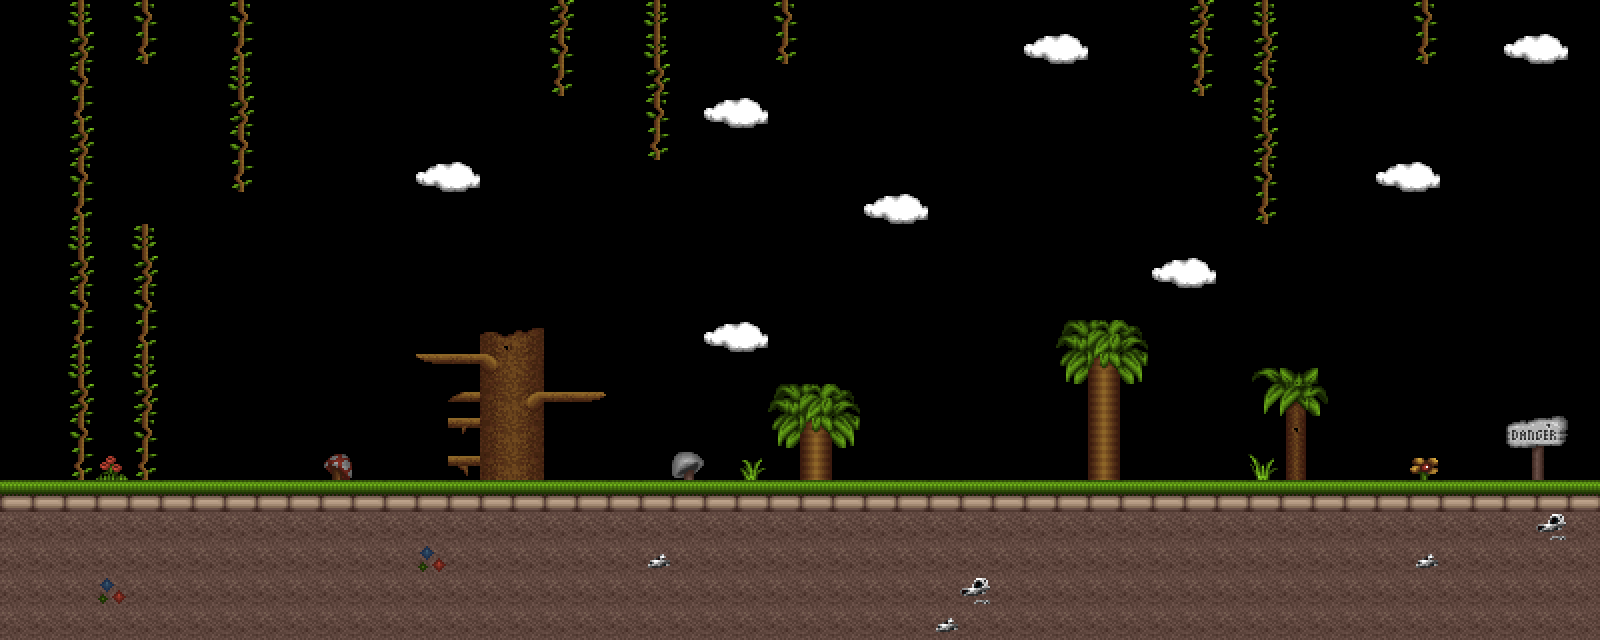

Below is a game level as drawn by its tile map, then a one-line description and the .tmx file that defines it, in full:
An orthogonal 50x20 tile map with 32x32 px tiles, 1 tile layer (blocks), 1 hidden layer not drawn and 1 object (character).

<map version="1.0" orientation="orthogonal" width="50" height="20" tilewidth="32" tileheight="32">
 <properties>
  <property name="BG1" value="textures/backgrounds/clouds.png" />
  <property name="BG1-depth" value="1.0" />
  <property name="BG2" value="textures/backgrounds/hills.png" />
  <property name="BG2-depth" value="0.5" />
  <property name="BG3" value="textures/trans.png" />
  <property name="BG3-depth" value="0.0" />
  <property name="BG4" value="textures/trans.png" />
  <property name="BG4-depth" value="0.0" />
  <property name="Has background" value="true" />
 </properties>
 <tileset firstgid="1" name="jungle1" tilewidth="32" tileheight="32" spacing="2" margin="2">
  <image source="levels/jungle1.png" width="614" height="376" />
 </tileset>
 <layer name="blocks" width="50" height="20">
  <data encoding="csv">
20,20,18,20,54,20,20,54,20,20,20,20,20,20,20,20,20,36,20,20,18,20,20,20,54,20,20,20,20,20,20,20,20,20,20,20,20,36,20,18,20,20,20,20,54,20,20,20,20,20,
20,20,36,20,72,20,20,72,20,20,20,20,20,20,20,20,20,54,20,20,18,20,20,20,72,20,20,20,20,20,20,20,141,142,20,20,20,54,20,36,20,20,20,20,72,20,20,141,142,20,
20,20,54,20,20,20,20,18,20,20,20,20,20,20,20,20,20,72,20,20,36,20,20,20,20,20,20,20,20,20,20,20,20,20,20,20,20,72,20,54,20,20,20,20,20,20,20,20,20,20,
20,20,72,20,20,20,20,36,20,20,20,20,20,20,20,20,20,20,20,20,54,20,141,142,20,20,20,20,20,20,20,20,20,20,20,20,20,20,20,18,20,20,20,20,20,20,20,20,20,20,
20,20,36,20,20,20,20,54,20,20,20,20,20,20,20,20,20,20,20,20,72,20,20,20,20,20,20,20,20,20,20,20,20,20,20,20,20,20,20,36,20,20,20,20,20,20,20,20,20,20,
20,20,54,20,20,20,20,72,20,20,20,20,20,141,142,20,20,20,20,20,20,20,20,20,20,20,20,20,20,20,20,20,20,20,20,20,20,20,20,54,20,20,20,141,142,20,20,20,20,20,
20,20,72,20,20,20,20,20,20,20,20,20,20,20,20,20,20,20,20,20,20,20,20,20,20,20,20,141,142,20,20,20,20,20,20,20,20,20,20,72,20,20,20,20,20,20,20,20,20,20,
20,20,18,20,18,20,20,20,20,20,20,20,20,20,20,20,20,20,20,20,20,20,20,20,20,20,20,20,20,20,20,20,20,20,20,20,20,20,20,20,20,20,20,20,20,20,20,20,20,20,
20,20,36,20,36,20,20,20,20,20,20,20,20,20,20,20,20,20,20,20,20,20,20,20,20,20,20,20,20,20,20,20,20,20,20,20,141,142,20,20,20,20,20,20,20,20,20,20,20,20,
20,20,54,20,54,20,20,20,20,20,20,20,20,20,20,20,20,20,20,20,20,20,20,20,20,20,20,20,20,20,20,20,20,20,20,20,20,20,20,20,20,20,20,20,20,20,20,20,20,20,
20,20,72,20,72,20,20,20,20,20,20,20,20,109,110,111,112,113,114,20,20,20,141,142,20,20,20,20,20,20,20,20,20,25,26,27,20,20,20,20,20,20,20,20,20,20,20,20,20,20,
20,20,18,20,18,20,20,20,20,20,20,20,20,127,128,129,130,20,20,20,20,20,20,20,20,20,20,20,20,20,20,20,20,43,44,45,20,20,20,28,29,30,20,20,20,20,20,20,20,20,
20,20,36,20,36,20,20,20,20,20,20,20,20,145,146,147,148,149,150,20,20,20,20,20,25,26,27,20,20,20,20,20,20,20,62,20,20,20,20,46,47,48,20,20,20,20,20,20,20,20,
20,20,54,20,54,20,20,20,20,20,20,20,20,163,164,165,166,20,20,20,20,20,20,20,43,44,45,20,20,20,20,20,20,20,62,20,20,20,20,20,65,20,20,20,20,20,20,137,138,20,
20,20,72,105,72,20,20,20,20,20,50,20,20,181,182,183,184,185,186,20,20,52,20,49,61,62,23,24,24,24,20,20,20,20,80,20,20,20,20,64,83,20,20,20,53,20,20,191,192,20,
5,5,5,5,5,5,5,5,5,5,5,5,5,5,5,5,5,5,5,5,5,5,5,5,5,5,5,5,5,5,5,5,5,5,5,5,5,5,5,5,5,5,5,5,5,5,5,5,5,5,
37,37,37,37,37,37,37,37,37,37,37,37,37,37,37,37,37,37,37,37,37,37,37,37,37,37,37,37,37,37,37,37,37,37,37,37,37,37,37,37,37,37,37,37,37,37,37,37,38,37,
37,37,37,37,37,37,37,37,37,37,37,37,37,19,37,37,37,37,37,37,39,37,37,37,37,37,37,37,37,37,37,37,37,37,37,37,37,37,37,37,37,37,37,37,39,37,37,37,37,37,
37,37,37,19,37,37,37,37,37,37,37,37,37,37,37,37,37,37,37,37,37,37,37,37,37,37,37,37,37,37,38,37,37,37,37,37,37,37,37,37,37,37,37,37,37,37,37,37,37,37,
37,37,37,37,37,37,37,37,37,37,37,37,37,37,37,37,37,37,37,37,37,37,37,37,37,37,37,37,37,39,37,37,37,37,37,37,37,37,37,37,37,37,37,37,37,37,37,37,37,37
</data>
 </layer>
 <layer name="collision" width="50" height="20" visible="0">
  <data encoding="csv">
0,0,0,0,0,0,0,0,0,0,0,0,0,0,0,0,0,0,0,0,0,0,0,0,0,0,0,0,0,0,0,0,0,0,0,0,0,0,0,0,0,0,0,0,0,0,0,0,0,0,
0,0,0,0,0,0,0,0,0,0,0,0,0,0,0,0,0,0,0,0,0,0,0,0,0,0,0,0,0,0,0,0,0,0,0,0,0,0,0,0,0,0,0,0,0,0,0,0,0,0,
0,0,0,0,0,0,0,0,0,0,0,0,0,0,0,0,0,0,0,0,0,0,0,0,0,0,0,0,0,0,0,0,0,0,0,0,0,0,0,0,0,0,0,0,0,0,0,0,0,0,
152,152,152,152,152,152,152,152,152,152,152,152,152,152,152,152,152,152,152,152,152,152,152,152,152,152,152,0,0,0,0,0,152,152,152,152,152,152,152,152,152,152,152,152,152,152,152,152,152,152,
0,0,0,0,0,0,0,0,0,0,0,0,0,0,0,0,0,0,0,0,0,0,0,0,0,0,0,0,0,0,0,0,0,0,0,0,0,0,0,0,0,0,0,0,0,0,0,0,0,0,
0,0,0,0,0,0,0,0,0,0,0,0,0,0,0,0,0,0,0,0,0,0,0,0,0,0,0,0,0,0,0,0,0,0,0,0,0,0,0,0,0,0,0,0,0,0,0,0,0,0,
0,0,0,0,0,0,0,0,0,0,0,0,0,0,0,0,0,0,0,0,0,0,0,0,0,0,0,0,0,0,0,0,0,0,0,0,0,0,0,0,0,0,0,0,0,0,0,0,0,0,
0,0,0,0,0,0,0,0,0,0,0,0,0,0,0,0,0,0,0,0,0,0,0,0,0,0,0,0,0,0,0,0,0,0,0,0,0,0,0,0,0,0,0,0,0,0,0,0,0,0,
0,0,0,0,0,0,0,0,0,0,0,0,0,0,0,0,0,0,0,0,0,0,0,0,0,0,0,0,0,0,0,0,0,0,0,0,0,0,0,0,0,0,0,0,0,0,0,0,0,0,
0,0,0,0,0,0,0,0,0,0,0,0,0,0,0,0,0,0,0,0,0,0,0,0,0,0,0,0,0,0,0,0,0,0,0,0,0,0,0,0,0,0,0,0,0,0,0,0,0,0,
0,0,0,0,0,0,0,0,0,0,0,0,0,0,0,0,0,0,0,0,0,0,0,0,0,0,0,0,0,0,0,0,0,0,0,0,0,0,0,0,0,0,0,0,0,0,0,0,0,0,
0,0,0,0,0,0,0,0,0,0,0,0,0,0,0,0,0,0,0,0,0,0,0,0,0,0,0,0,0,0,0,0,0,0,0,0,0,0,0,0,0,0,0,0,0,0,0,0,0,0,
0,0,0,0,0,0,0,0,0,0,0,0,0,0,0,0,0,0,0,0,0,0,0,0,0,0,0,0,0,0,0,0,0,0,0,0,0,0,0,0,0,0,0,0,0,0,0,0,0,0,
0,0,0,0,0,0,0,0,0,0,0,0,0,0,0,0,0,0,0,0,0,0,0,0,0,0,0,0,0,0,0,0,0,0,0,0,0,0,0,0,0,0,0,0,0,0,0,0,0,0,
0,0,0,0,0,0,0,0,0,0,0,0,0,0,0,0,0,0,0,0,0,0,0,0,0,0,0,0,0,0,0,0,0,0,0,0,0,0,0,0,0,0,0,0,0,0,0,0,0,0,
152,152,152,152,152,152,152,152,152,152,152,152,152,152,152,152,152,152,152,152,152,152,152,152,152,152,152,152,152,152,152,152,152,152,152,152,152,152,152,152,152,152,152,152,152,152,152,152,152,152,
0,0,0,0,0,0,0,0,0,0,0,0,0,0,0,0,0,0,0,0,0,0,0,0,0,0,0,0,0,0,0,0,0,0,0,0,0,0,0,0,0,0,0,0,0,0,0,0,0,0,
0,0,0,0,0,0,0,0,0,0,0,0,0,0,0,0,0,0,0,0,0,0,0,0,0,0,0,0,0,0,0,0,0,0,0,0,0,0,0,0,0,0,0,0,0,0,0,0,0,0,
0,0,0,0,0,0,0,0,0,0,0,0,0,0,0,0,0,0,0,0,0,0,0,0,0,0,0,0,0,0,0,0,0,0,0,0,0,0,0,0,0,0,0,0,0,0,0,0,0,0,
0,0,0,0,0,0,0,0,0,0,0,0,0,0,0,0,0,0,0,0,0,0,0,0,0,0,0,0,0,0,0,0,0,0,0,0,0,0,0,0,0,0,0,0,0,0,0,0,0,0
</data>
 </layer>
 <objectgroup name="character" width="50" height="20">
  <object name="character" x="192" y="435" width="48" height="48" />
 </objectgroup>
</map>